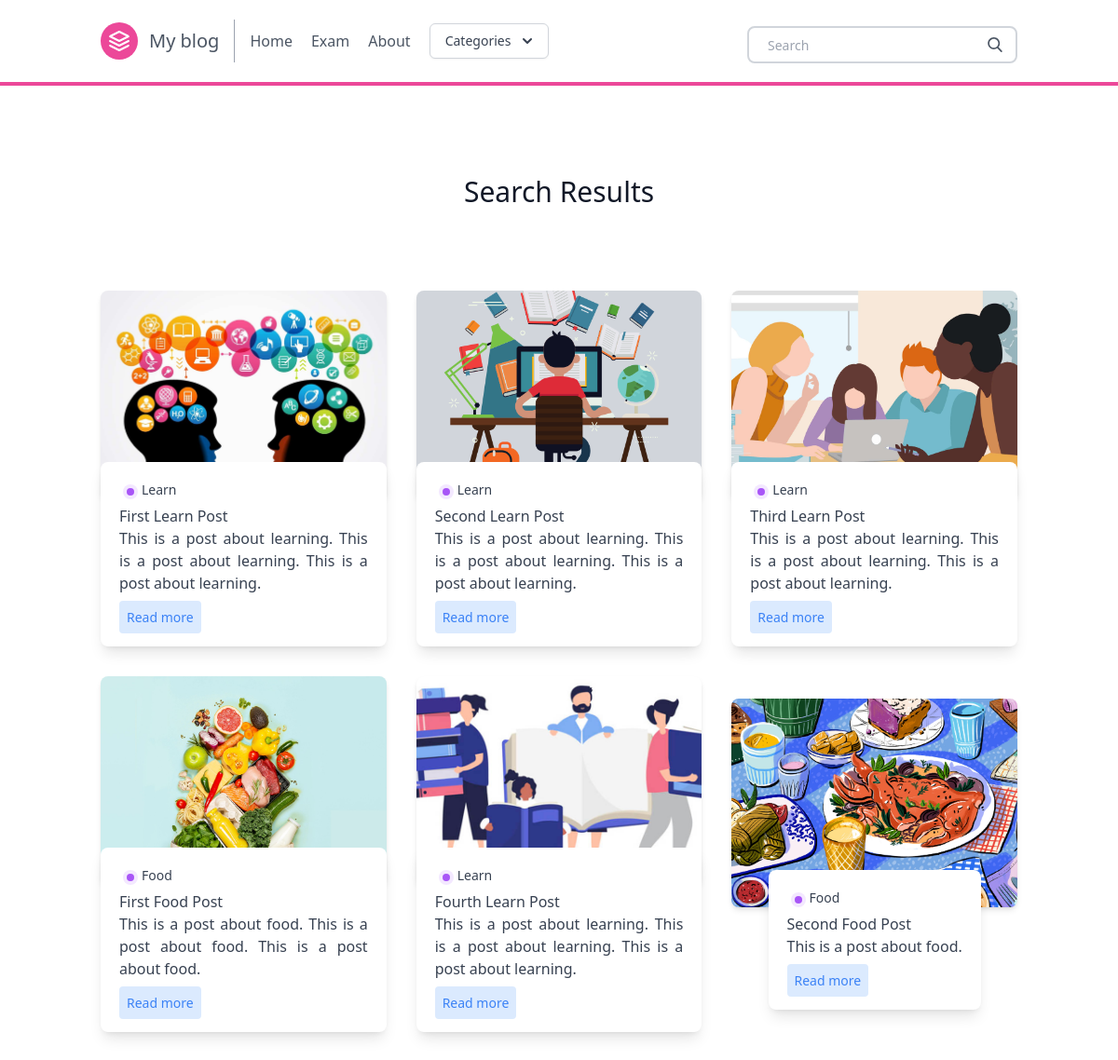
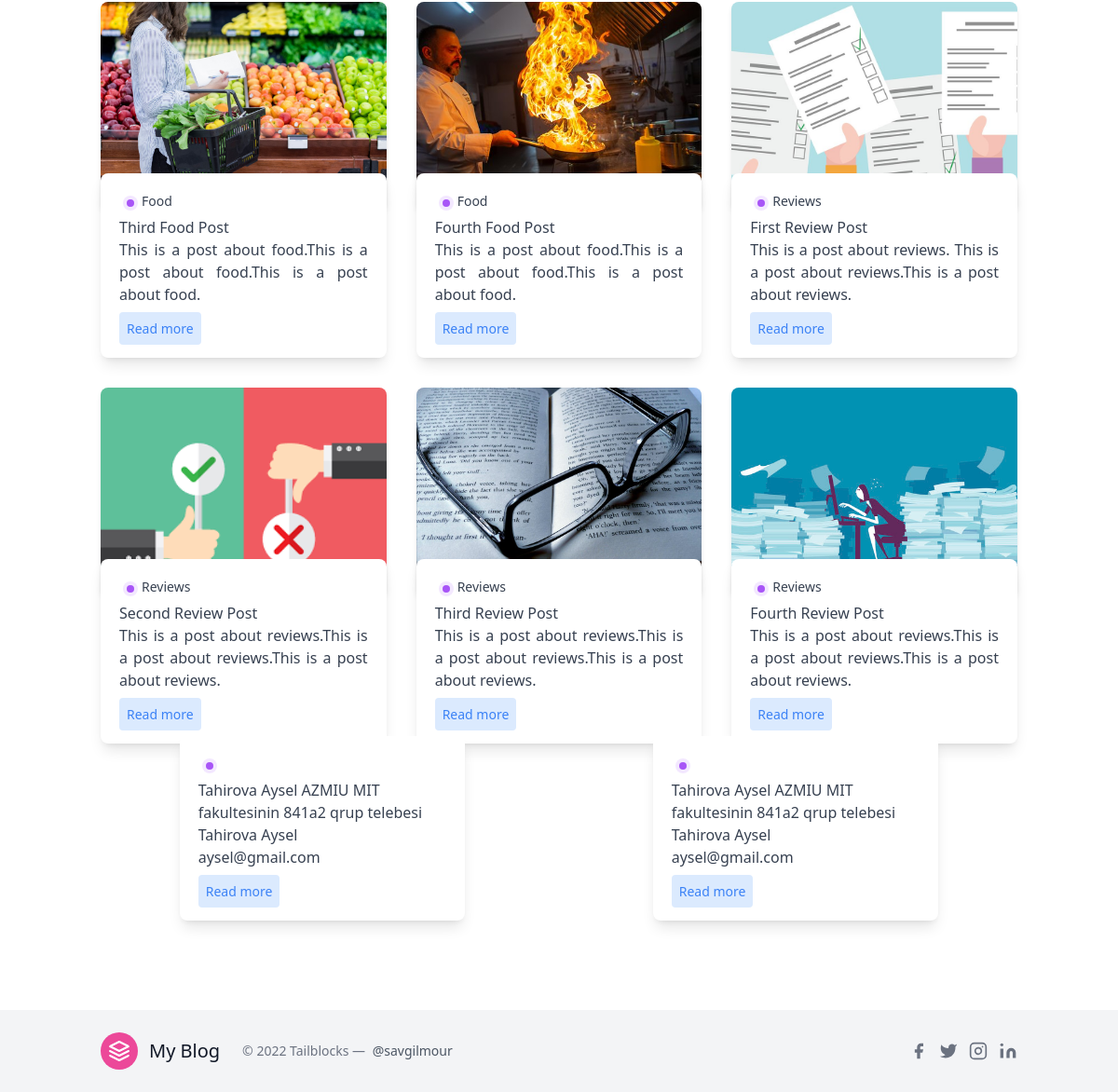
The app's page /search/ with its own data (2 pictures, top to bottom).
### posts/models.py (models this page shows, shortened)
class Post(models.Model):
    title = models.CharField(max_length=100)
    slug = models.SlugField()
    overview = models.TextField()
    timestamp = models.DateTimeField(auto_now_add=True)
    content = models.TextField()
    author = models.ForeignKey(Author, on_delete=models.CASCADE)
    thumbnail = models.ImageField()
    categories = models.ManyToManyField(Category)
    featured = models.BooleanField()
    views = models.IntegerField(default=0)
    tags = TaggableManager()

class Category(models.Model):
    title = models.CharField(max_length=20)
    subtitle = models.CharField(max_length=20)
    slug = models.SlugField()
    thumbnail = models.ImageField()

class Info(models.Model):
    email = models.EmailField()
    phone = models.BigIntegerField()
    about = models.TextField(max_length=200)
    name = models.CharField(max_length=50)
    profile_picture = models.ImageField()

### posts/views.py (the view, shortened to what this page needs)
# urls.py: path('search/', search, name = 'search'),
def search(request):
    queryset = Post.objects.all()
    querysetinfo = Info.objects.all()
    querysetabout = Info.objects.all()
    query = request.GET.get('q')
    context = {
        'object_list': queryset,
        'info_list': querysetinfo,
        'info_list': querysetabout,
    }
    return render(request, 'search_bar.html', context)

### posts/templatetags/markdown_extras.py (called while the page is built)
@register.simple_tag
def get_categories():
    return Category.objects.all()

### templates/search_bar.html
{% extends 'base.html' %}
{% block content %}
<section class="blog text-gray-700 body-font">
    <div class="container px-5 py-24 mx-auto">
      <div class="flex flex-wrap w-full mb-20 flex-col items-center text-center">
        <h1 class="sm:text-3xl text-2xl font-medium title-font mb-2 text-gray-900">
          Search Results</h1>
      </div>
      <div class="flex flex-wrap sm:-m-4 -mx-4 -mb-10 -mt-4">
        {% for obj in object_list %}
        <div class="p-4 md:w-1/3 md:mb-0 mb-6 flex flex-col justify-center items-center max-w-sm mx-auto">
          <div class="bg-gray-300 h-56 w-full rounded-lg shadow-md bg-cover bg-center" style="background-image: url('{{ obj.thumbnail.url }}')"></div>
          <div class=" w-70 bg-white -mt-10 shadow-lg rounded-lg overflow-hidden p-5">
            <div class="header-content inline-flex ">
              <div class="category-badge flex-1  h-4 w-4 m rounded-full m-1 bg-purple-100">
                <div class="h-2 w-2 rounded-full m-1 bg-purple-500 " ></div>
              </div>
              {% for category in obj.categories.all %}
              <div class="category-title flex-1 text-sm">
                {{ category.title }}
              </div>
              {% endfor %}
            </div>
              <div class="title-post font-medium">
              {{ obj.title }}
              </div>
              <div class="summary-post text-base text-justify">
                {{ obj.overview }}
              </div>
              <div class="mt-3">
              <a href="{% url 'post' obj.slug %}" class="bg-blue-100 text-blue-500 rounded p-2 text-sm ">
                Read more
              </a>
            </div>
          </div>
        </div>
        {% endfor %}
        {%if info_list%}
        {% for info in info_list %}
        <div class="p-4 md:w-1/3 md:mb-0 mb-6 flex flex-col justify-center items-center max-w-sm mx-auto">
          <div class=" w-70 bg-white -mt-10 shadow-lg rounded-lg overflow-hidden p-5">
            <div class="header-content inline-flex ">
              <div class="category-badge flex-1  h-4 w-4 m rounded-full m-1 bg-purple-100 ">
                <div class="h-2 w-2 flex rounded-full m-1 bg-purple-500 " ></div>
              </div>
            </div>
              <div class="title-post font-medium">
              {{ info.about}}
              </div>
              <div class="summary-post text-base text-justify">
                {{ info.name }}
              </div>
              <div class="summary-post text-base text-justify">
                {{ info.email }}
              </div>
              <div class="mt-3">
              <a href="{% url 'about'  %}" class="bg-blue-100 text-blue-500 rounded p-2 text-sm ">
                Read more
              </a>
            </div>
          </div>
        </div>
        {% endfor %}
        {%endif%}
      </div>
    </div>
</section>
{% endblock %}

### records on screen
Post: thumbnail (picture), title "First Learn Post", overview "This is a post about learning. This is a post about learning. This is a post about learning."
Category: title "Learn"
Post: thumbnail (picture), title "Second Learn Post", overview "This is a post about learning. This is a post about learning. This is a post about learning."
Post: thumbnail (picture), title "Third Learn Post", overview "This is a post about learning. This is a post about learning. This is a post about learning."
Post: thumbnail (picture), title "First Food Post", overview "This is a post about food. This is a post about food. This is a post about food."
Category: title "Food"
Post: thumbnail (picture), title "Fourth Learn Post", overview "This is a post about learning. This is a post about learning. This is a post about learning."
Post: thumbnail (picture), title "Second Food Post", overview "This is a post about food."
Post: thumbnail (picture), title "Third Food Post", overview "This is a post about food.This is a post about food.This is a post about food."
Post: thumbnail (picture), title "Fourth Food Post", overview "This is a post about food.This is a post about food.This is a post about food."
Post: thumbnail (picture), title "First Review Post", overview "This is a post about reviews. This is a post about reviews.This is a post about reviews."
Category: title "Reviews"
Post: thumbnail (picture), title "Second Review Post", overview "This is a post about reviews.This is a post about reviews.This is a post about reviews."
Post: thumbnail (picture), title "Third Review Post", overview "This is a post about reviews.This is a post about reviews.This is a post about reviews."
Post: thumbnail (picture), title "Fourth Review Post", overview "This is a post about reviews.This is a post about reviews.This is a post about reviews."
Info: about "Tahirova Aysel AZMIU MIT fakultesinin 841a2 qrup telebesi", name "Tahirova Aysel", email "aysel@gmail.com"
Info: about "Tahirova Aysel AZMIU MIT fakultesinin 841a2 qrup telebesi", name "Tahirova Aysel", email "aysel@gmail.com"
